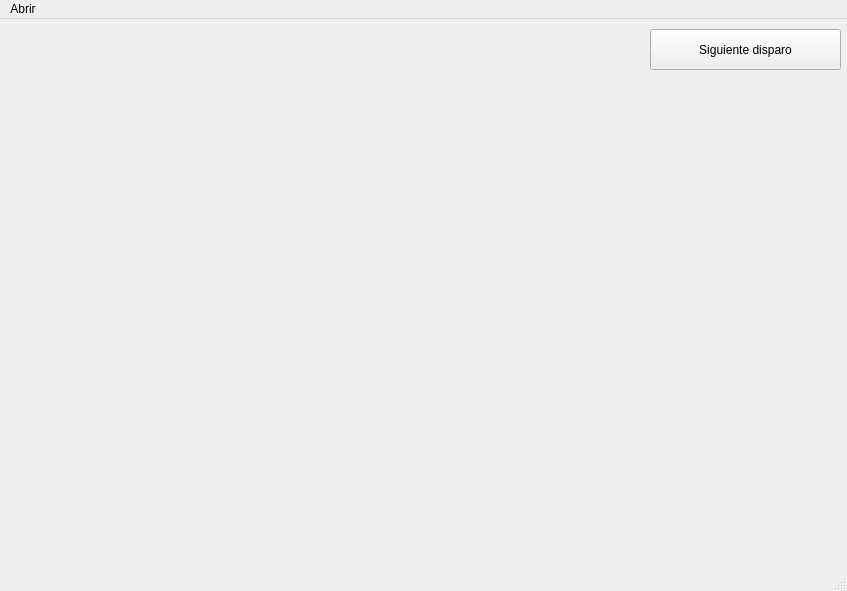
<?xml version="1.0" encoding="UTF-8"?>
<ui version="4.0">
 <class>Me_Voy_A_Matar</class>
 <widget class="QMainWindow" name="Me_Voy_A_Matar">
  <property name="geometry">
   <rect>
    <x>0</x>
    <y>0</y>
    <width>847</width>
    <height>591</height>
   </rect>
  </property>
  <property name="windowTitle">
   <string>Me voy a matar</string>
  </property>
  <widget class="QWidget" name="centralwidget">
   <widget class="QPushButton" name="pushButton">
    <property name="geometry">
     <rect>
      <x>650</x>
      <y>10</y>
      <width>191</width>
      <height>41</height>
     </rect>
    </property>
    <property name="text">
     <string>Siguiente disparo</string>
    </property>
   </widget>
   <widget class="QLabel" name="tablero">
    <property name="geometry">
     <rect>
      <x>20</x>
      <y>70</y>
      <width>651</width>
      <height>481</height>
     </rect>
    </property>
    <property name="text">
     <string/>
    </property>
   </widget>
  </widget>
  <widget class="QMenuBar" name="menubar">
   <property name="geometry">
    <rect>
     <x>0</x>
     <y>0</y>
     <width>847</width>
     <height>21</height>
    </rect>
   </property>
   <widget class="QMenu" name="menuAbrir">
    <property name="title">
     <string>Abrir</string>
    </property>
    <addaction name="actionCargar"/>
   </widget>
   <addaction name="menuAbrir"/>
  </widget>
  <widget class="QStatusBar" name="statusbar"/>
  <action name="actionCargar">
   <property name="text">
    <string>Cargar</string>
   </property>
   <property name="shortcut">
    <string>Ctrl+Q</string>
   </property>
  </action>
 </widget>
 <resources/>
 <connections/>
</ui>
